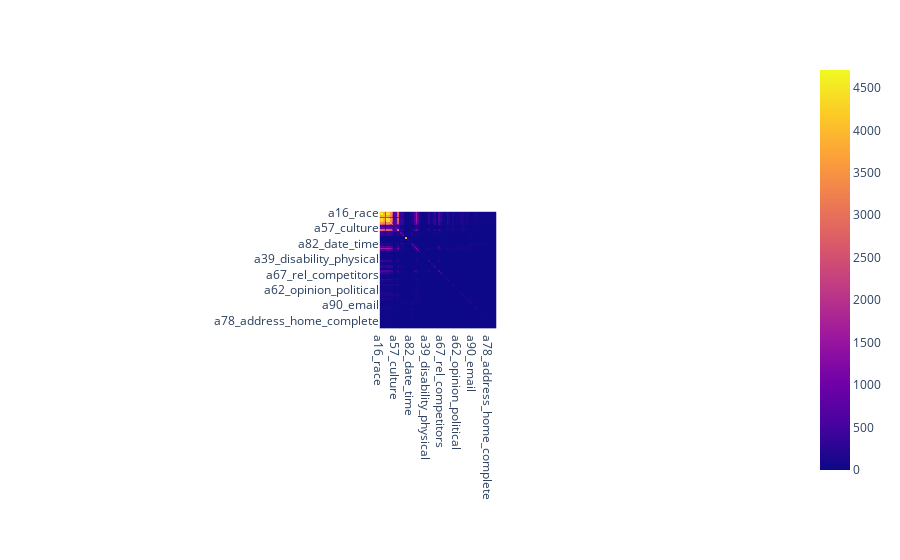

Notebook code for this chart:
### Code cell
fig = px.imshow(co_matrix)
fig.show()

### Figure 1 — Plotly figure (JSON) as saved in the notebook; plotly's stock layout.template omitted (floating-point values rounded to 4 significant figures; data arrays with more than 128 entries replaced by an {"elided": "..."} marker saying what was removed)
{"data": [{"coloraxis": "coloraxis", "hovertemplate": "x: %{x}<br>y: %{y}<br>color: %{z}<extra></extra>", "name": "0", "type": "heatmap", "x": ["a16_race", "a17_color", "a1_age_approx", "a2_weight_approx", "a4_gender", "a6_hair_color", "a9_face_complete", "a10_face_partial", "a12_semi_nudity", "a57_culture", "a5_eye_color", "a68_rel_spectators", "a73_landmark", "a75_address_current_partial", "a21_name_last", "a0_safe", "a38_ticket", "a102_vehicle_ownership", "a82_date_time", "a19_name_full", "a46_occupation", "a3_height_approx", "a65_rel_social", "a103_license_plate_complete", "a79_address_home_partial", "a104_license_plate_partial", "a7_fingerprint", "a39_disability_physical", "a48_occassion_work", "a85_username", "a25_nationality", "a61_opinion_general", "a69_rel_views", "a43_medicine", "a66_rel_professional", "a59_sports", "a67_rel_competitors", "a97_online_conversation", "a49_phone", "a64_rel_personal", "a58_hobbies", "a29_ausweis", "a56_sexual_orientation", "a20_name_first", "a24_birth_date", "a62_opinion_political", "a27_marital_status", "a41_injury", "a11_tattoo", "a60_occassion_personal", "a18_ethnic_clothing", "a55_religion", "a26_handwriting", "a35_mail", "a90_email", "a70_education_history", "a8_signature", "a23_birth_city", "a32_drivers_license", "a37_receipt", "a74_address_current_complete", "a31_passport", "a33_student_id", "a78_address_home_complete", "a99_legal_involvement", "a30_credit_card", "a92_email_content", "a13_full_nudity"], "xaxis": "x", "y": ["a16_race", "a17_color", "a1_age_approx", "a2_weight_approx", "a4_gender", "a6_hair_color", "a9_face_complete", "a10_face_partial", "a12_semi_nudity", "a57_culture", "a5_eye_color", "a68_rel_spectators", "a73_landmark", "a75_address_current_partial", "a21_name_last", "a0_safe", "a38_ticket", "a102_vehicle_ownership", "a82_date_time", "a19_name_full", "a46_occupation", "a3_height_approx", "a65_rel_social", "a103_license_plate_complete", "a79_address_home_partial", "a104_license_plate_partial", "a7_fingerprint", "a39_disability_physical", "a48_occassion_work", "a85_username", "a25_nationality", "a61_opinion_general", "a69_rel_views", "a43_medicine", "a66_rel_professional", "a59_sports", "a67_rel_competitors", "a97_online_conversation", "a49_phone", "a64_rel_personal", "a58_hobbies", "a29_ausweis", "a56_sexual_orientation", "a20_name_first", "a24_birth_date", "a62_opinion_political", "a27_marital_status", "a41_injury", "a11_tattoo", "a60_occassion_personal", "a18_ethnic_clothing", "a55_religion", "a26_handwriting", "a35_mail", "a90_email", "a70_education_history", "a8_signature", "a23_birth_city", "a32_drivers_license", "a37_receipt", "a74_address_current_complete", "a31_passport", "a33_student_id", "a78_address_home_complete", "a99_legal_involvement", "a30_credit_card", "a92_email_content", "a13_full_nudity"], "yaxis": "y", "z": {"elided": "68x68 int values"}}], "layout": {"autosize": true, "coloraxis": {"colorscale": [[0, "#0d0887"], [0.1111, "#46039f"], [0.2222, "#7201a8"], [0.3333, "#9c179e"], [0.4444, "#bd3786"], [0.5556, "#d8576b"], [0.6667, "#ed7953"], [0.7778, "#fb9f3a"], [0.8889, "#fdca26"], [1, "#f0f921"]]}, "margin": {"t": 60}, "xaxis": {"anchor": "y", "autorange": false, "constrain": "domain", "domain": [0.4185, 0.5815], "range": [-0.5, 67.5], "scaleanchor": "y", "type": "category"}, "yaxis": {"anchor": "x", "autorange": false, "constrain": "domain", "domain": [0, 1], "range": [67.5, -0.5], "type": "category"}}}
